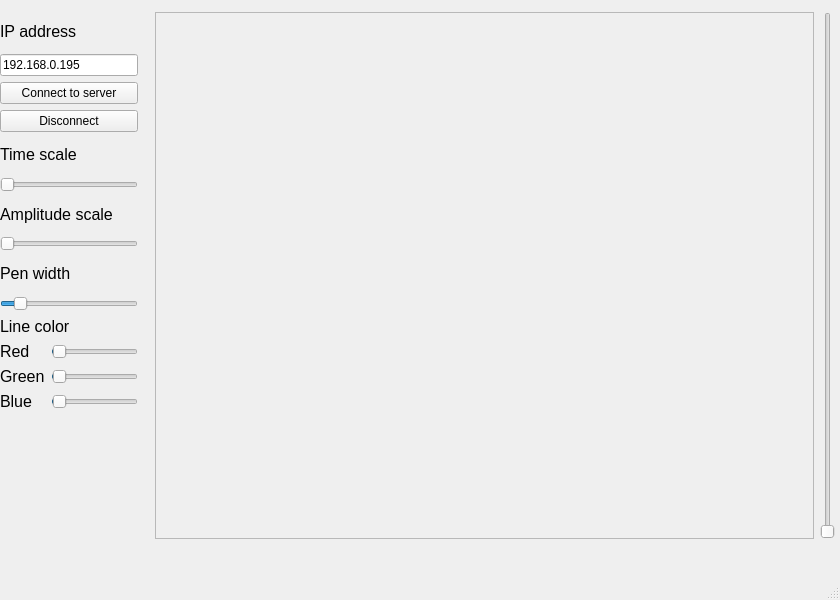
<?xml version="1.0" encoding="UTF-8"?>
<ui version="4.0">
 <class>MainWindow</class>
 <widget class="QMainWindow" name="MainWindow">
  <property name="geometry">
   <rect>
    <x>0</x>
    <y>0</y>
    <width>840</width>
    <height>600</height>
   </rect>
  </property>
  <property name="minimumSize">
   <size>
    <width>800</width>
    <height>600</height>
   </size>
  </property>
  <property name="windowTitle">
   <string>MainWindow</string>
  </property>
  <widget class="QWidget" name="centralwidget">
   <widget class="QWidget" name="">
    <property name="geometry">
     <rect>
      <x>0</x>
      <y>15</y>
      <width>138</width>
      <height>396</height>
     </rect>
    </property>
    <layout class="QVBoxLayout" name="verticalLayout">
     <item>
      <widget class="QLabel" name="ipLabel">
       <property name="font">
        <font>
         <pointsize>12</pointsize>
        </font>
       </property>
       <property name="text">
        <string>IP address</string>
       </property>
      </widget>
     </item>
     <item>
      <widget class="QLineEdit" name="ipLineEdit">
       <property name="text">
        <string>192.168.0.195</string>
       </property>
      </widget>
     </item>
     <item>
      <widget class="QPushButton" name="connectBtn">
       <property name="text">
        <string>Connect to server</string>
       </property>
      </widget>
     </item>
     <item>
      <widget class="QPushButton" name="disconnectBtn">
       <property name="text">
        <string>Disconnect</string>
       </property>
      </widget>
     </item>
     <item>
      <widget class="QLabel" name="timeLabel">
       <property name="font">
        <font>
         <pointsize>12</pointsize>
        </font>
       </property>
       <property name="text">
        <string>Time scale</string>
       </property>
      </widget>
     </item>
     <item>
      <widget class="QSlider" name="timeSlider">
       <property name="minimum">
        <number>0</number>
       </property>
       <property name="maximum">
        <number>10000</number>
       </property>
       <property name="singleStep">
        <number>1</number>
       </property>
       <property name="orientation">
        <enum>Qt::Horizontal</enum>
       </property>
      </widget>
     </item>
     <item>
      <widget class="QLabel" name="amplLabel">
       <property name="font">
        <font>
         <pointsize>12</pointsize>
        </font>
       </property>
       <property name="text">
        <string>Amplitude scale</string>
       </property>
      </widget>
     </item>
     <item>
      <widget class="QSlider" name="amplSlider">
       <property name="maximum">
        <number>10000</number>
       </property>
       <property name="orientation">
        <enum>Qt::Horizontal</enum>
       </property>
      </widget>
     </item>
     <item>
      <widget class="QLabel" name="penLabel">
       <property name="font">
        <font>
         <pointsize>12</pointsize>
        </font>
       </property>
       <property name="text">
        <string>Pen width</string>
       </property>
      </widget>
     </item>
     <item>
      <widget class="QSlider" name="penSlider">
       <property name="minimum">
        <number>1</number>
       </property>
       <property name="maximum">
        <number>20</number>
       </property>
       <property name="value">
        <number>3</number>
       </property>
       <property name="orientation">
        <enum>Qt::Horizontal</enum>
       </property>
      </widget>
     </item>
     <item>
      <layout class="QVBoxLayout" name="verticalLayout_2">
       <item>
        <widget class="QLabel" name="penColorLabel">
         <property name="font">
          <font>
           <pointsize>12</pointsize>
          </font>
         </property>
         <property name="text">
          <string>Line color</string>
         </property>
        </widget>
       </item>
       <item>
        <layout class="QGridLayout" name="gridLayout">
         <item row="0" column="1">
          <widget class="QSlider" name="penColorRedSlider">
           <property name="minimum">
            <number>0</number>
           </property>
           <property name="maximum">
            <number>255</number>
           </property>
           <property name="value">
            <number>3</number>
           </property>
           <property name="orientation">
            <enum>Qt::Horizontal</enum>
           </property>
          </widget>
         </item>
         <item row="0" column="0">
          <widget class="QLabel" name="penColorRedLabel">
           <property name="font">
            <font>
             <pointsize>12</pointsize>
            </font>
           </property>
           <property name="text">
            <string>Red</string>
           </property>
          </widget>
         </item>
         <item row="1" column="0">
          <widget class="QLabel" name="penColorGreenLabel">
           <property name="font">
            <font>
             <pointsize>12</pointsize>
            </font>
           </property>
           <property name="text">
            <string>Green</string>
           </property>
          </widget>
         </item>
         <item row="1" column="1">
          <widget class="QSlider" name="penColorGreenSlider">
           <property name="minimum">
            <number>0</number>
           </property>
           <property name="maximum">
            <number>255</number>
           </property>
           <property name="value">
            <number>3</number>
           </property>
           <property name="orientation">
            <enum>Qt::Horizontal</enum>
           </property>
          </widget>
         </item>
         <item row="2" column="0">
          <widget class="QLabel" name="penColorBlueLabel">
           <property name="font">
            <font>
             <pointsize>12</pointsize>
            </font>
           </property>
           <property name="text">
            <string>Blue</string>
           </property>
          </widget>
         </item>
         <item row="2" column="1">
          <widget class="QSlider" name="penColorBlueSlider">
           <property name="minimum">
            <number>0</number>
           </property>
           <property name="maximum">
            <number>255</number>
           </property>
           <property name="value">
            <number>3</number>
           </property>
           <property name="orientation">
            <enum>Qt::Horizontal</enum>
           </property>
          </widget>
         </item>
        </layout>
       </item>
      </layout>
     </item>
    </layout>
   </widget>
   <widget class="QWidget" name="">
    <property name="geometry">
     <rect>
      <x>155</x>
      <y>12</y>
      <width>680</width>
      <height>527</height>
     </rect>
    </property>
    <layout class="QHBoxLayout" name="horizontalLayout">
     <item>
      <widget class="QFrame" name="graphFrame">
       <property name="minimumSize">
        <size>
         <width>650</width>
         <height>525</height>
        </size>
       </property>
       <property name="frameShape">
        <enum>QFrame::StyledPanel</enum>
       </property>
       <property name="frameShadow">
        <enum>QFrame::Raised</enum>
       </property>
      </widget>
     </item>
     <item>
      <widget class="QSlider" name="amplScrollSlider">
       <property name="orientation">
        <enum>Qt::Vertical</enum>
       </property>
      </widget>
     </item>
    </layout>
   </widget>
  </widget>
  <widget class="QMenuBar" name="menubar">
   <property name="geometry">
    <rect>
     <x>0</x>
     <y>0</y>
     <width>840</width>
     <height>22</height>
    </rect>
   </property>
  </widget>
  <widget class="QStatusBar" name="statusbar"/>
 </widget>
 <resources/>
 <connections/>
</ui>
